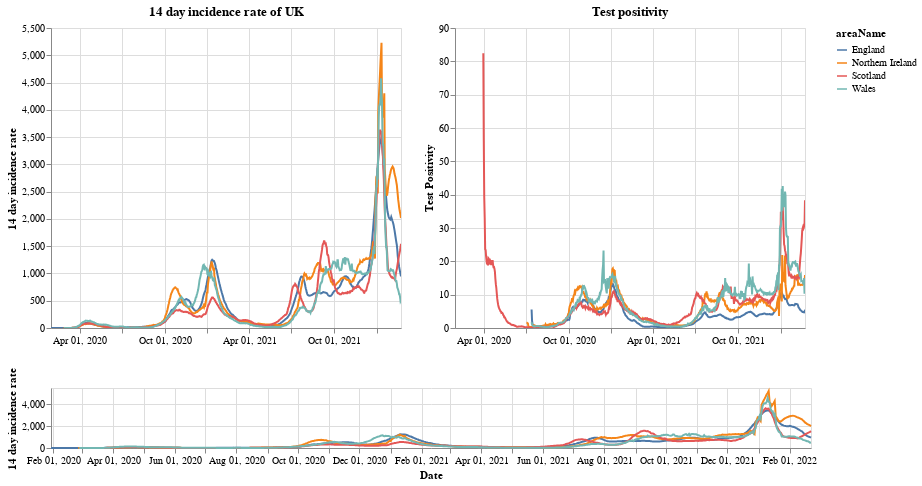

Notebook code cell kept with this figure:
### Markdown cell above
# Plots

First a plot with each country in the UK. The top right shows the positivity rate for (which is the percentage of registered tests which were positive) while the top left is the 14 day incidence rate. The bottom chart can be used to select the timeframe (does not work on a mobile device).

### Code cell
#collapse
brush = alt.selection(type='interval', name='DateBrush',encodings=['x'],fields=['Time'])
leg_selection = alt.selection_multi(fields=['areaName'], bind='legend')

base = alt.Chart(uk_cases).mark_line().encode(
    x=alt.X("yearmonthdate(date):T", axis=alt.Axis(title='Date')),
    y=alt.Y("twoWeeklyCasesRate:Q", axis=alt.Axis(title='14 day incidence rate')),
    tooltip=['areaName', 'date','twoWeeklyCasesRate', 'testPositivity'],
    color='areaName',
    opacity=alt.condition(leg_selection, alt.value(2), alt.value(0.1))
).add_selection(leg_selection).properties(width=350)

upper = base.encode(alt.X('yearmonthdate(date):T', axis=alt.Axis(title=''),
                         scale=alt.Scale(domain=brush))
                   ).properties(title=f'14 day incidence rate of UK')
upper_right = upper.encode(alt.Y('testPositivity:Q', axis=alt.Axis(title='Test Positivity'))).properties(title='Test positivity')
lower = base.properties(height=60, width = 760).add_selection(brush)

(upper | upper_right) & lower

### Figure 1 — Vega-Lite specification as saved in the notebook (floating-point values rounded to 4 significant figures; data arrays with more than 128 entries replaced by an {"elided": "..."} marker saying what was removed)
{"config": {"view": {"continuousWidth": 400, "continuousHeight": 300}}, "vconcat": [{"hconcat": [{"mark": "line", "encoding": {"color": {"type": "nominal", "field": "areaName"}, "opacity": {"condition": {"value": 2, "selection": "selector001"}, "value": 0.1}, "tooltip": [{"type": "nominal", "field": "areaName"}, {"type": "temporal", "field": "date"}, {"type": "quantitative", "field": "twoWeeklyCasesRate"}, {"type": "quantitative", "field": "testPositivity"}], "x": {"type": "temporal", "axis": {"title": ""}, "field": "date", "scale": {"domain": {"selection": "DateBrush"}}, "timeUnit": "yearmonthdate"}, "y": {"type": "quantitative", "axis": {"title": "14 day incidence rate"}, "field": "twoWeeklyCasesRate"}}, "selection": {"selector001": {"type": "multi", "fields": ["areaName"], "bind": "legend"}}, "title": "14 day incidence rate of UK", "width": 350}, {"mark": "line", "encoding": {"color": {"type": "nominal", "field": "areaName"}, "opacity": {"condition": {"value": 2, "selection": "selector001"}, "value": 0.1}, "tooltip": [{"type": "nominal", "field": "areaName"}, {"type": "temporal", "field": "date"}, {"type": "quantitative", "field": "twoWeeklyCasesRate"}, {"type": "quantitative", "field": "testPositivity"}], "x": {"type": "temporal", "axis": {"title": ""}, "field": "date", "scale": {"domain": {"selection": "DateBrush"}}, "timeUnit": "yearmonthdate"}, "y": {"type": "quantitative", "axis": {"title": "Test Positivity"}, "field": "testPositivity"}}, "selection": {"selector001": {"type": "multi", "fields": ["areaName"], "bind": "legend"}}, "title": "Test positivity", "width": 350}]}, {"mark": "line", "encoding": {"color": {"type": "nominal", "field": "areaName"}, "opacity": {"condition": {"value": 2, "selection": "selector001"}, "value": 0.1}, "tooltip": [{"type": "nominal", "field": "areaName"}, {"type": "temporal", "field": "date"}, {"type": "quantitative", "field": "twoWeeklyCasesRate"}, {"type": "quantitative", "field": "testPositivity"}], "x": {"type": "temporal", "axis": {"title": "Date"}, "field": "date", "timeUnit": "yearmonthdate"}, "y": {"type": "quantitative", "axis": {"title": "14 day incidence rate"}, "field": "twoWeeklyCasesRate"}}, "height": 60, "selection": {"selector001": {"type": "multi", "fields": ["areaName"], "bind": "legend"}, "DateBrush": {"type": "interval", "encodings": ["x"], "fields": ["Time"]}}, "width": 760}], "data": {"name": "data-964c2873e725298e62d24586d8621f07"}, "$schema": "https://vega.github.io/schema/vega-lite/v4.8.1.json", "datasets": {"data-964c2873e725298e62d24586d8621f07": {"elided": "2936 records"}}}
